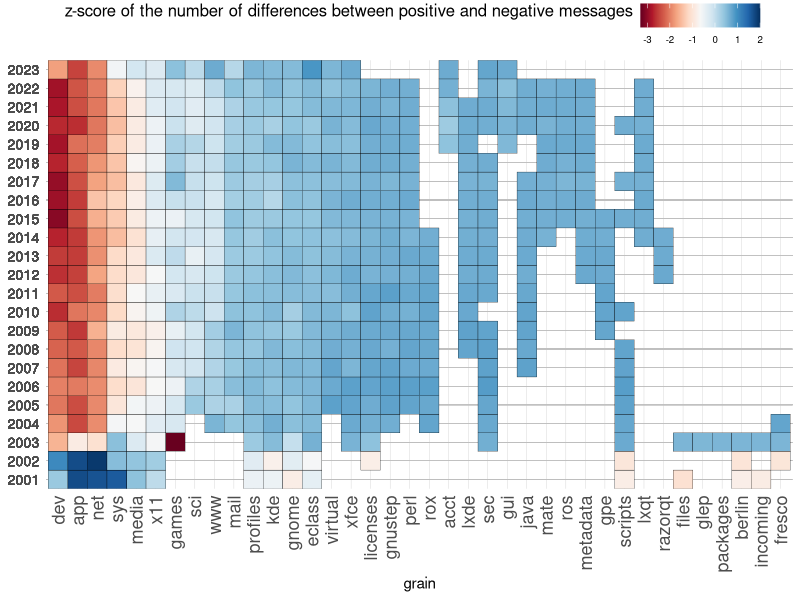

Recreate this plot in R.
library(reshape2)
library(tidyr)
library(ggplot2)
library(stringr)
library(dplyr)
library(ggpubr)
library(scales)

setwd("<file_path>")
data <- read.csv("data-all-sentiments-commits2.csv",TRUE,';')
s_data <- 
  subset(data, select = c('path', 'year', 'n_neg_messages', 'n_pos_messages'))
s_data$path <- word(s_data$path, sep='-',1)

data_all <- na.omit(s_data)

agg_all_grains <- data_all %>% 
  group_by(path, year) %>%
  summarise(sum_neg_mess = sum(n_neg_messages), 
            sum_pos_mess = sum(n_pos_messages))

standard_normal<-function(x) {
  (x-mean(x))/sd(x)
}

agg_all_grains$diff = agg_all_grains$sum_pos_mess - agg_all_grains$sum_neg_mess

data_all2 <- agg_all_grains %>% group_by(year) %>%
  mutate(norm = standard_normal(diff))

agg_diff <- data_all2 %>% group_by(path) %>%
  summarise(sum_diff = sum(diff))

m_data_all2 <- merge(data_all2, agg_diff, by=c('path'))
ordered_data <- m_data_all2 %>% arrange(sum_diff)
ordered_data$path <- factor(ordered_data$path, 
                            levels = unique(ordered_data$path))

my_palette <- c('#67001f','#b2182b','#d6604d',
                         '#f4a582','#fddbc7','#f7f7f7',
                         '#d1e5f0','#92c5de','#4393c3',
                         '#2166ac','#053061')

colnames(ordered_data)[colnames(ordered_data) == "path"] <- "grain"
plot_signi <- ggplot(ordered_data, aes(x=year, y=grain, fill=norm), ) +
  geom_tile(color = "black") + 
  scale_fill_gradientn(colors = my_palette, 
                       limits= c(-3.3, 2)) + 
#                       breaks = c(-3,-2,-1,0,1,2,3,4)) +
  scale_x_continuous(limits = c(2000.5, 2023.5), expand=c(0,0), 
                     breaks = ordered_data$year)+
  coord_fixed() +
  theme(axis.text.y = element_text(hjust = 1, vjust=0.5, size = 10),
        axis.title.y = element_blank(),
        axis.ticks.y = element_blank(),
        axis.ticks.x = element_blank(),
        axis.text.x = element_text(angle=90,vjust = 0.5, hjust=1,size=13),
        legend.position = "top", legend.margin = margin(-3,0,0,-10),
        legend.text = element_text(size=7),
        legend.title = element_text(size=12, vjust=1),
        panel.background = element_rect(fill="white"),
        panel.grid.major = element_line(colour = "grey", size = 0.1))+
  labs(fill="z-score of the number of differences between positive and negative messages")
plot_signi + coord_flip()
